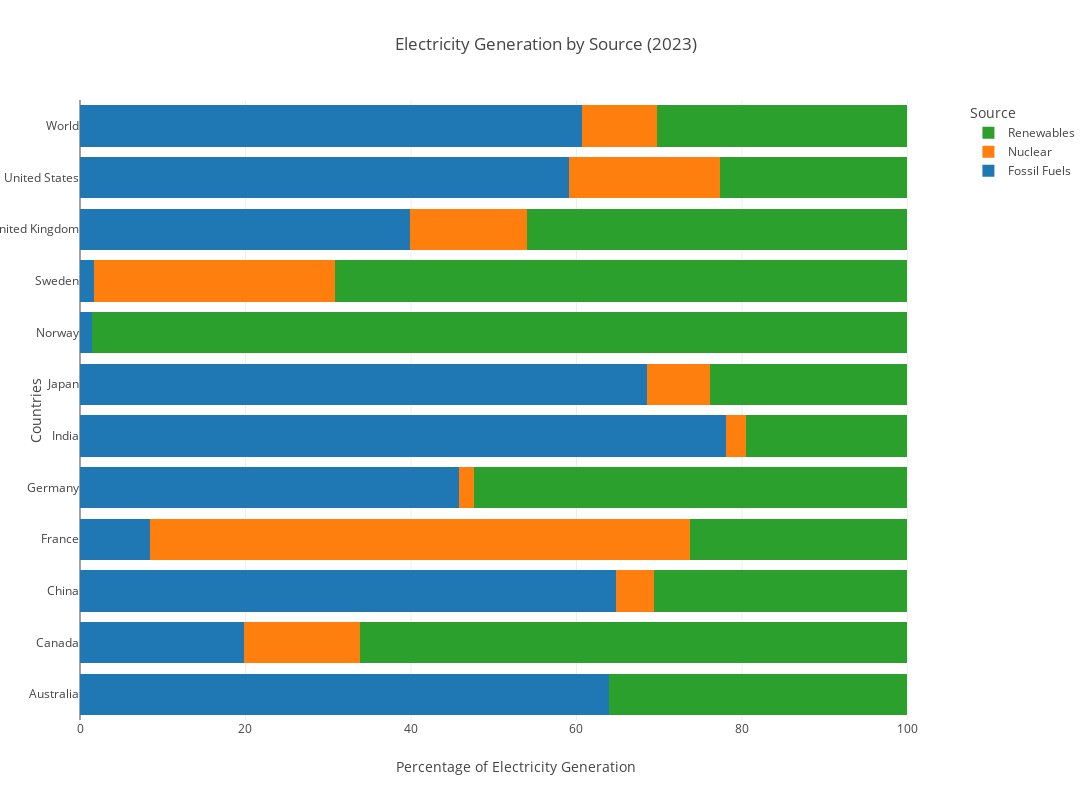

The cell this chart's notebook holds for it:
### Code cell
# Preparing the data for Plotly
plotly_data = df_percentage.reset_index()
categories = ["Fossil Fuels", "Nuclear", "Renewables"]

# Creating the stacked bar chart using Plotly
fig = go.Figure()

for category in categories:
    fig.add_trace(go.Bar(
        y=plotly_data["Entity"],
        x=plotly_data[category],
        name=category,
        orientation='h'
    ))

# Updating layout for better visualization
fig.update_layout(
    barmode='stack',
    title="Electricity Generation by Source (2023)",
    xaxis_title="Percentage of Electricity Generation",
    yaxis_title="Countries",
    legend_title="Source",
    template="ygridoff",
)

# Adjust the layout to make the visualization larger
fig.update_layout(
    width=1200,  # Set the width of the visualization
    height=800   # Set the height of the visualization
)

# Display the plot
fig.show()

### Figure 1 — Plotly figure (JSON) as saved in the notebook; plotly's stock layout.template omitted (floating-point values rounded to 4 significant figures)
{"data": [{"name": "Fossil Fuels", "orientation": "h", "type": "bar", "x": [63.93, 19.86, 64.72, 8.422, 45.86, 78.04, 68.53, 1.458, 1.749, 39.92, 59.08, 60.65], "y": ["Australia", "Canada", "China", "France", "Germany", "India", "Japan", "Norway", "Sweden", "United Kingdom", "United States", "World"]}, {"name": "Nuclear", "orientation": "h", "type": "bar", "x": [0, 14.0, 4.596, 65.29, 1.733, 2.449, 7.641, 0, 29.09, 14.07, 18.25, 9.111], "y": ["Australia", "Canada", "China", "France", "Germany", "India", "Japan", "Norway", "Sweden", "United Kingdom", "United States", "World"]}, {"name": "Renewables", "orientation": "h", "type": "bar", "x": [36.07, 66.13, 30.68, 26.29, 52.41, 19.51, 23.83, 98.54, 69.16, 46.02, 22.67, 30.24], "y": ["Australia", "Canada", "China", "France", "Germany", "India", "Japan", "Norway", "Sweden", "United Kingdom", "United States", "World"]}], "layout": {"barmode": "stack", "height": 800, "legend": {"title": {"text": "Source"}}, "title": {"text": "Electricity Generation by Source (2023)"}, "width": 1200, "xaxis": {"autorange": true, "range": [0, 105.3], "title": {"text": "Percentage of Electricity Generation"}, "type": "linear"}, "yaxis": {"autorange": true, "range": [-0.5, 11.5], "title": {"text": "Countries"}, "type": "category"}}}
